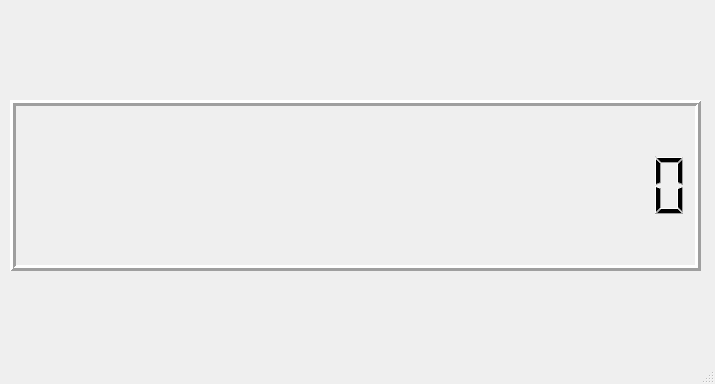
<?xml version="1.0" encoding="UTF-8"?>
<ui version="4.0">
 <class>MainWindow</class>
 <widget class="QMainWindow" name="MainWindow">
  <property name="geometry">
   <rect>
    <x>0</x>
    <y>0</y>
    <width>715</width>
    <height>384</height>
   </rect>
  </property>
  <property name="palette">
   <palette>
    <active>
     <colorrole role="Link">
      <brush brushstyle="SolidPattern">
       <color alpha="255">
        <red>85</red>
        <green>255</green>
        <blue>255</blue>
       </color>
      </brush>
     </colorrole>
    </active>
    <inactive>
     <colorrole role="Link">
      <brush brushstyle="SolidPattern">
       <color alpha="255">
        <red>85</red>
        <green>255</green>
        <blue>255</blue>
       </color>
      </brush>
     </colorrole>
    </inactive>
    <disabled>
     <colorrole role="Link">
      <brush brushstyle="SolidPattern">
       <color alpha="255">
        <red>85</red>
        <green>255</green>
        <blue>255</blue>
       </color>
      </brush>
     </colorrole>
    </disabled>
   </palette>
  </property>
  <property name="windowTitle">
   <string>MainWindow</string>
  </property>
  <property name="autoFillBackground">
   <bool>true</bool>
  </property>
  <property name="locale">
   <locale language="English" country="UnitedStates"/>
  </property>
  <widget class="QWidget" name="centralWidget">
   <widget class="QLCDNumber" name="lcdNumber">
    <property name="geometry">
     <rect>
      <x>10</x>
      <y>100</y>
      <width>691</width>
      <height>171</height>
     </rect>
    </property>
    <property name="sizePolicy">
     <sizepolicy hsizetype="Expanding" vsizetype="Expanding">
      <horstretch>0</horstretch>
      <verstretch>0</verstretch>
     </sizepolicy>
    </property>
    <property name="minimumSize">
     <size>
      <width>15</width>
      <height>0</height>
     </size>
    </property>
    <property name="font">
     <font>
      <pointsize>12</pointsize>
     </font>
    </property>
    <property name="locale">
     <locale language="English" country="UnitedStates"/>
    </property>
    <property name="lineWidth">
     <number>3</number>
    </property>
    <property name="midLineWidth">
     <number>0</number>
    </property>
    <property name="digitCount">
     <number>20</number>
    </property>
   </widget>
  </widget>
  <widget class="QStatusBar" name="statusBar"/>
 </widget>
 <layoutdefault spacing="6" margin="11"/>
 <resources/>
 <connections/>
</ui>
